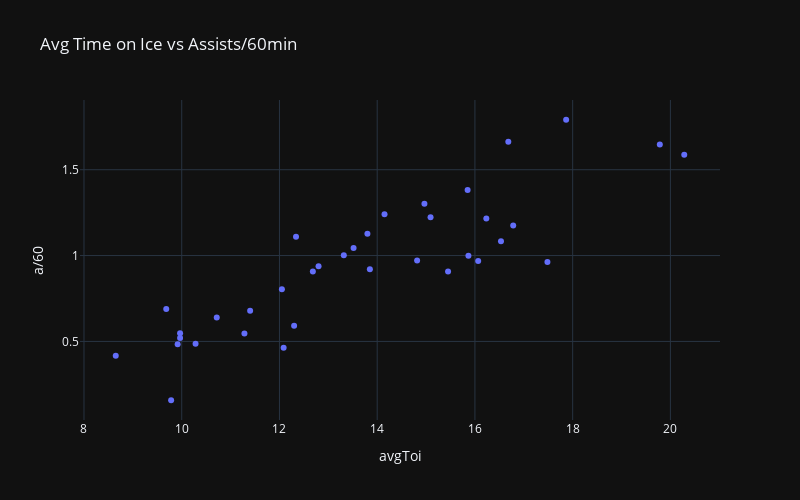

The notebook cell saved with this chart:
### Code cell
px.scatter(
    subset,
    x="avgToi",
    y="a/60",
    hover_name="playerName",
    hover_data=["goals", "assists", "points", "gamesPlayed", "team", "age", "capHit"],
    width=800,
    height=500,
    title="Avg Time on Ice vs Assists/60min",
)

### Figure 1 — Plotly figure (JSON) as saved in the notebook; plotly's stock layout.template omitted (floating-point values rounded to 4 significant figures)
{"data": [{"customdata": [[1, 2, 3, 25, ["Los Angeles Kings"], 24, 775000], [4, 21, 25, 81, ["Calgary Flames"], 25, 1000000], [7, 13, 20, 57, ["Colorado Avalanche", "San Jose Sharks"], 25, 896250], [4, 7, 11, 81, ["New York Islanders"], 25, 775000], [3, 8, 11, 78, ["Boston Bruins"], 23, 925000], [23, 24, 47, 73, ["Columbus Blue Jackets"], 24, 925000], [6, 7, 13, 63, ["Seattle Kraken"], 23, 859167], [13, 14, 27, 54, ["Calgary Flames"], 23, 863333], [6, 4, 10, 35, ["New York Rangers"], 22, 867500], [11, 14, 25, 73, ["Dallas Stars"], 22, 894167], [19, 23, 42, 77, ["Los Angeles Kings"], 23, 875000], [2, 4, 6, 33, ["Chicago Blackhawks"], 22, 912500], [5, 7, 12, 75, ["Minnesota Wild", "Boston Bruins"], 22, 925000], [8, 12, 20, 60, ["Tampa Bay Lightning"], 23, 775000], [0, 1, 1, 12, ["Los Angeles Kings"], 28, 775000], [10, 8, 18, 62, ["Montréal Canadiens"], 23, 897500], [7, 12, 19, 51, ["Utah Hockey Club"], 22, 925000], [14, 24, 38, 78, ["Dallas Stars", "Carolina Hurricanes"], 21, 814167], [15, 16, 31, 72, ["Florida Panthers"], 22, 925000], [4, 3, 7, 50, ["Los Angeles Kings"], 22, 805833], [5, 10, 15, 62, ["Nashville Predators"], 21, 863333], [0, 2, 2, 22, ["New York Rangers"], 21, 863333], [17, 17, 34, 80, ["Carolina Hurricanes"], 21, 905833], [25, 40, 65, 75, ["Utah Hockey Club"], 20, 950000], [20, 24, 44, 82, ["Anaheim Ducks"], 20, 950000], [19, 18, 37, 77, ["Detroit Red Wings"], 20, 918333], [12, 14, 26, 53, ["Chicago Blackhawks"], 20, 950000], [8, 1, 9, 39, ["New York Islanders"], 25, 775000], [23, 44, 67, 82, ["Chicago Blackhawks"], 19, 950000], [10, 18, 28, 75, ["Buffalo Sabres"], 19, 950000], [20, 25, 45, 76, ["Anaheim Ducks"], 20, 950000], [31, 23, 54, 82, ["Columbus Blue Jackets"], 20, 950000], [18, 27, 45, 74, ["San Jose Sharks"], 19, 950000], [26, 37, 63, 80, ["Philadelphia Flyers"], 20, 950000], [25, 38, 63, 70, ["San Jose Sharks"], 18, 975000], [10, 25, 35, 77, ["New York Islanders"], 26, 950000]], "hovertemplate": "<b>%{hovertext}</b><br><br>avgToi=%{x}<br>a/60=%{y}<br>goals=%{customdata[0]}<br>assists=%{customdata[1]}<br>points=%{customdata[2]}<br>gamesPlayed=%{customdata[3]}<br>team=%{customdata[4]}<br>age=%{customdata[5]}<br>capHit=%{customdata[6]}<extra></extra>", "hovertext": ["Akil Thomas", "Martin Pospisil", "Nikolai Kovalenko", "Kyle MacLean", "John Beecher", "Dmitri Voronkov", "Tye Kartye", "Connor Zary", "Brett Berard", "Mavrik Bourque", "Alex Laferriere", "Landon Slaggert", "Marat Khusnutdinov", "Gage Goncalves", "Jeff Malott", "Emil Heineman", "Josh Doan", "Logan Stankoven", "Mackie Samoskevich", "Samuel Helenius", "Zachary L'Heureux", "Brennan Othmann", "Jackson Blake", "Logan Cooley", "Cutter Gauthier", "Marco Kasper", "Frank Nazar", "Marc Gatcomb", "Connor Bedard", "Zach Benson", "Leo Carlsson", "Adam Fantilli", "Will Smith", "Matvei Michkov", "Macklin Celebrini", "Maxim Tsyplakov"], "legendgroup": "", "marker": {"color": "#636efa", "symbol": "circle"}, "mode": "markers", "name": "", "orientation": "v", "showlegend": false, "type": "scatter", "x": [9.917, 13.8, 12.34, 9.967, 11.28, 16.78, 9.683, 16.07, 10.72, 12.68, 16.53, 12.3, 12.09, 12.8, 10.28, 11.4, 13.52, 15.09, 13.32, 8.65, 12.05, 9.967, 13.85, 17.87, 14.15, 15.45, 15.87, 9.783, 20.28, 14.82, 16.23, 17.48, 15.85, 16.68, 19.78, 14.97], "xaxis": "x", "y": [0.484, 1.127, 1.109, 0.5203, 0.5454, 1.175, 0.6885, 0.9682, 0.6399, 0.9072, 1.084, 0.5913, 0.4634, 0.9375, 0.4862, 0.6791, 1.044, 1.223, 1.001, 0.4162, 0.8031, 0.5473, 0.9206, 1.791, 1.241, 0.9078, 0.9989, 0.1573, 1.587, 0.9719, 1.216, 0.9626, 1.381, 1.663, 1.646, 1.302], "yaxis": "y"}], "layout": {"height": 500, "legend": {"tracegroupgap": 0}, "title": {"text": "Avg Time on Ice vs Assists/60min"}, "width": 800, "xaxis": {"anchor": "y", "domain": [0, 1], "title": {"text": "avgToi"}}, "yaxis": {"anchor": "x", "domain": [0, 1], "title": {"text": "a/60"}}}}
